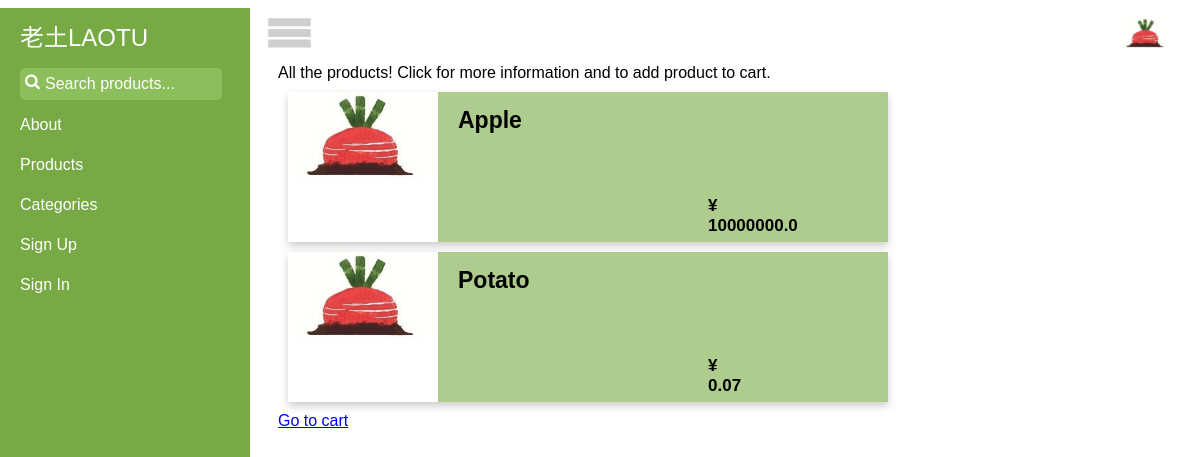
Before: /products_list with the older database file.
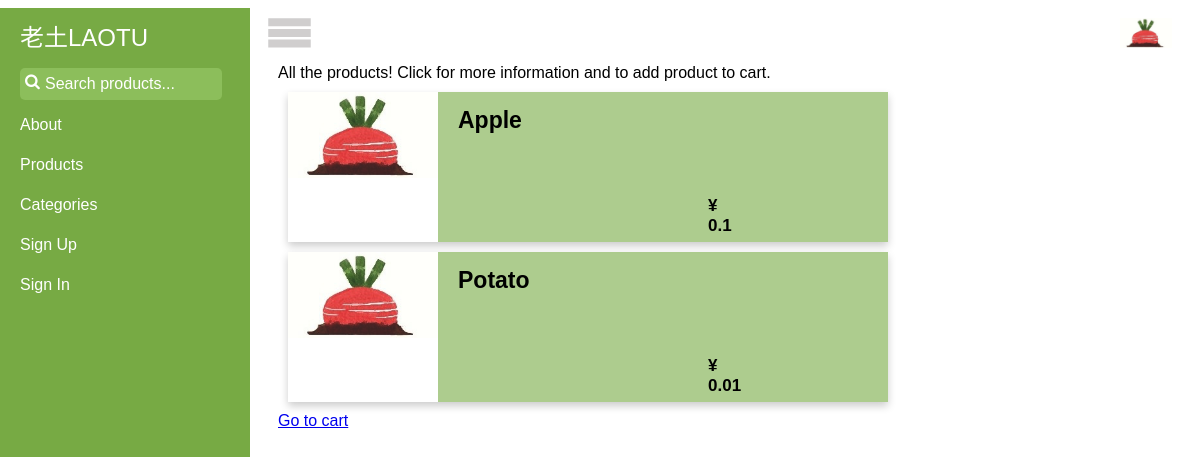
After: the same page with the newer database file.
### tables this page shows
CREATE TABLE product (
    product_id integer primary key autoincrement,
    title text not null,
    category text not null,
    quantity integer not null,
    price decimal(7,2) not null,
    location text not null,
    description text not null,
    producer_id integer not null,
    FOREIGN KEY (producer_id) REFERENCES producer(producer_id)
);

### laotu.py (the view)
@app.route('/products_list')
def show_products_list():
    return render_template('products_list.html', products=query_db('''
    select * from product'''))

### laotu.py (called while the page is built)
def get_db():
    top = _app_ctx_stack.top
    if not hasattr(top, 'sqlite_db'):
        top.sqlite_db = sqlite3.connect(app.config['DATABASE'])
        top.sqlite_db.row_factory = sqlite3.Row
    return top.sqlite_db

@app.teardown_appcontext
def close_database(exception):
    top = _app_ctx_stack.top
    if hasattr(top, 'sqlite_db'):
        top.sqlite_db.close()

def query_db(query, args=(), one=False):
    cur = get_db().execute(query, args)
    rv = cur.fetchall()
    return (rv[0] if rv else None) if one else rv

@app.before_request
def before_request():
    g.user = None
    if 'user_id' in session:
        g.user = query_db('select * from user where user_id = ?',
                          [session['user_id']], one=True)

### templates/products_list.html
{% extends "layout.html" %}
{% block main %}
  All the products! Click for more information and to add product to cart.
  {% for product in products %}
    <div class="product" onclick="handleButtonClick('{{ url_for('show_product', product_id=product.product_id)}}')">
      <div style="position: absolute; width: 150px; height: 150px; background-color: white">
        <img src="{{ url_for('static', filename='images/laotu-logo.png') }}" style="max-width:100%; max-height:100%">
      </div>
      <div style="height: 30px; font-size: 14px; position:absolute; left: 200px; float: right">
        <h1>{{ product.title }}</h1>
        <div style="position: absolute; top: 90px; left: 250px">
          <h2>&#165 {{ product.price/100 }}</h2>
        </div>
      </div>
    </div>
  {% else %}
    <em>There are no products so far.</em>
  {% endfor %}
  <a href="{{ url_for('get_cart')}}">Go to cart</a>
{% endblock %}

Changed rows visible on the page:
changed product "Apple": product.price/100 "10000000.0" → "0.1"
changed product "Potato": product.price/100 "0.07" → "0.01"
